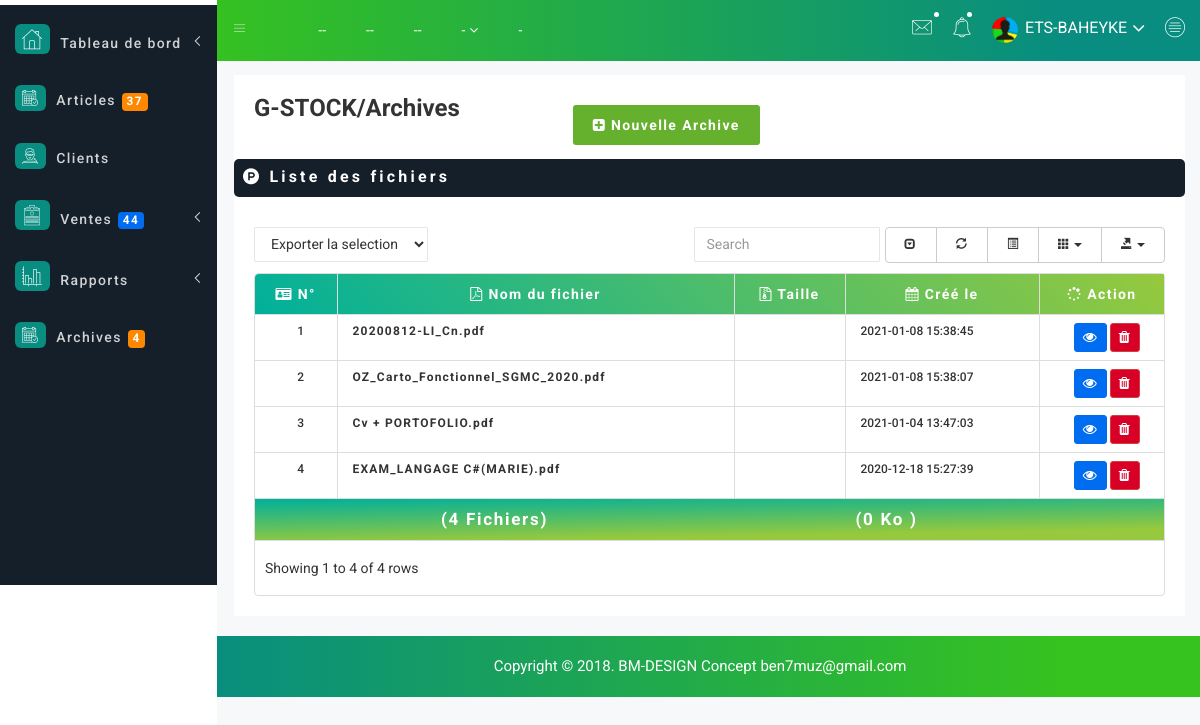
The page /archives.php (signed in) on the database its author committed.
### tables this page shows
CREATE TABLE `archives` (
  `id` int(11) NOT NULL,
  `name` varchar(150) NOT NULL,
  `fichier_url` varchar(255) NOT NULL,
  `Categorie` int(40) NOT NULL,
  `creer_le` datetime NOT NULL
);

### archives.php (the view, shortened to what this page needs)
<?php
require('includes/dbconnect.php');
$req=$bdd->prepare('Select * from archives order by creer_le DESC');
$req->execute(array());
$cpt_tot_stock =0;
?>
<!doctype html>
<html class="no-js" lang="en">
<head>
    <link rel="stylesheet" href="css/bootstrap.min.css">
    <link rel="stylesheet" href="css/font-awesome.min.css">
    <link rel="stylesheet" href="css/owl.carousel.css">
    <link rel="stylesheet" href="css/owl.theme.css">
    <link rel="stylesheet" href="css/owl.transitions.css">
    <link rel="stylesheet" href="css/animate.css">
    <link rel="stylesheet" href="css/normalize.css">
    <link rel="stylesheet" href="css/meanmenu.min.css">
    <link rel="stylesheet" href="css/main.css">
    <link rel="stylesheet" href="css/educate-custon-icon.css">
    <link rel="stylesheet" href="css/morrisjs/morris.css">
    <link rel="stylesheet" href="css/scrollbar/jquery.mCustomScrollbar.min.css">
    <link rel="stylesheet" href="css/metisMenu/metisMenu.min.css">
    <link rel="stylesheet" href="css/metisMenu/metisMenu-vertical.css">
    <link rel="stylesheet" href="css/calendar/fullcalendar.min.css">
    <link rel="stylesheet" href="css/calendar/fullcalendar.print.min.css">
    <link rel="stylesheet" href="css/editor/select2.css">
    <link rel="stylesheet" href="css/editor/datetimepicker.css">
    <link rel="stylesheet" href="css/editor/bootstrap-editable.css">
    <link rel="stylesheet" href="css/editor/x-editor-style.css">
    <link rel="stylesheet" href="css/data-table/bootstrap-table.css">
    <link rel="stylesheet" href="css/data-table/bootstrap-editable.css">
    <link rel="stylesheet" href="style.css">
    <link rel="stylesheet" href="css/custom.css">
    <link rel="stylesheet" href="css/modals.css">
    <link rel="stylesheet" href="css/responsive.css">
    <link rel="stylesheet" href="css/form/all-type-forms.css">
    <link rel="stylesheet" href="css/select2/select2.min.css">
    <link rel="stylesheet" href="css/chosen/bootstrap-chosen.css">
    <link rel="stylesheet" href="css/alerts.css">
</head>
<body>
     <?php require('includes/sidebar.php'); ?>
    <div class="all-content-wrapper">
        <div class="container-fluid">
            <div class="row">
                <div class="col-lg-12 col-md-12 col-sm-12 col-xs-12">
                    <div class="logo-pro">
                        <a href="index.html"><img class="main-logo" src="img/logo/logo.png" alt="" /></a>
                    </div>
                </div>
            </div>
        </div>
        <div class="header-advance-area">
            <?php require('includes/header.php'); ?>
            <div class="breadcome-area" style="margin-left: 19px !important;">
                <div class="container-fluid" id="entete">
                    <div class="row">
                        <div class="col-lg-12 col-md-12 col-sm-12 col-xs-12">
                            <div class="breadcome-list single-page-breadcome" style="margin-bottom: -6px !important;">
                                <div class="row">
                                    <div class="col-lg-4 col-md-4 col-sm-4 col-xs-12">
                                        <div class="breadcome-heading">
                                            <h3>G-STOCK/Archives</h3>
                                        </div>
                                    </div>
                                    <div class="col-lg-8 col-md-8 col-sm-8 col-xs-12">
                                       <div class="modal-area-button">
                               <a class="Warning Warning-color mg-b-10" href="#" data-toggle="modal" data-target="#WarningModalftblack" style="font-weight: bolder; letter-spacing: 0.1em;"><i class="fa fa-plus-square"></i> Nouvelle Archive</a>
                            </div>
                                    </div>
                                </div>
                            </div>
                        </div>
                    </div>
                </div>
            </div>
        </div>
        <div class="data-table-area mg-b-15" style="margin-left: 19px !important;">
            <div class="container-fluid">
                <div class="row">
                    <div class="col-lg-12 col-md-12 col-sm-12 col-xs-12">
                         <div class="main-sparkline13-hd" style="border-radius: 5px; padding: 9px 4px 1px 9px;background-color:#141F29;">
                         <h1 style="color:white;font-size: 16px !important;letter-spacing: 0.2em"><i class="fa fa-product-hunt"></i> Liste <span class="table-project-n">des</span> fichiers</h1>
                                </div>
                        <div class="sparkline13-list">
                            <div class="sparkline13-graph">
                                <div class="datatable-dashv1-list custom-datatable-overright">
                                    <div id="toolbar">
                                        <select class="form-control dt-tb">
											<option value="">Exporter la selection</option>
										</select>
                                    </div>
                                    <table id="table" data-toggle="table" data-pagination="true" data-search="true" data-show-columns="true" data-show-pagination-switch="true" data-show-refresh="true" data-key-events="true" data-show-toggle="true" data-resizable="true" data-cookie="true"
                                        data-cookie-id-table="saveId" data-show-export="true" data-click-to-select="true" data-toolbar="#toolbar">
                                        <thead class="gradient-ohhappiness" style="color:white;">
                                            <tr>
                                                <th><i class="fa fa-id-card"></i> N° </th>
												<th><i class="fa fa-file-pdf-o"></i>  Nom du fichier</th>
												<th><i class="fa fa-file-archive-o"></i>  Taille</th>
												<th><i class="fa fa-calendar"></i> Créé le</th>
												<th><i class="fa fa-spinner"></i>  Action</th>
                                            </tr>
                                        </thead>
                                        <tbody style="font-weight: 500">
                                            <?php
											$cpt_size=0;
                                            $k=0;
											while($lignes=$req->fetch()){
                                                $k++;
											?>
                                           <tr >
                                              <td><center><?=$k;?></center></td>
												<td style="font-weight: bolder; text-align: left !important;" ><span style="font-weight: bolder; letter-spacing: 0.1em;"><?=$lignes['name'];?></td>
												<td>
                                            </td>
                                               <td><?=$lignes['creer_le'];?></td>
												<td>
												<center>
												<a href="display.php?id=<?php echo $lignes['id']; ?>" target="_blank" class="btn btn-danger btn-xs" style="color:white;
												background-color: #006DF0; border-color:#006DF0;padding: 3px 8px !important;" title="Lancer la lecture du fichier."><i class="fa fa-eye"></i></a>
												<a href="archives-del.php?id=<?php echo $lignes['id']; ?>&chemin=<?php echo $lignes['fichier_url']; ?>" class="btn btn-danger btn-xs " onclick="return(confim('Etes-vous sûr de vouloir supprimer le fichier?'))" style="color:white; background-color: #D80027; padding: 3px 8px !important;" title="Supprimer le fichier : <?=$lignes['name']?>"><i class="fa fa-trash"></i></a>
												</td>
											</tr>
                                           <?php
										    $cpt_size=$cpt_size+$size;
											$cpt_tot_stock =$cpt_tot_stock+1;
											} ?>
                                         </tbody>
                                          <tfoot style="background: linear-gradient(179deg,#00b09b ,#96c93d 80%) !important; color:white;font-size: 17px !important;text-align: center !important;">
                                            <tr>
                                                <th colspan="2" style="text-align: center;">(<?php echo $cpt_tot_stock." Fichiers"; ?>)</th>
												<th colspan="2" style="text-align: center;">(<?php echo $cpt_size." Ko "; ?>)</th>
												<th style="text-align: center;"></th>
									                                        </tr>
                                        </tfoot>
                                     </table>
                                </div>
                            </div>
                        </div>
                    </div>
                </div>
            </div>
        </div>
        <div class="footer-copyright-area" style="background: linear-gradient(to left,#36C21F 14%, #088D80) !important;">
            <div class="container-fluid">
                <div class="row">
                    <div class="col-lg-12 col-md-12 col-sm-12 col-xs-12">
                        <div class="footer-copy-right">
                            <p>Copyright © 2018. BM-DESIGN Concept <a href="https://colorlib.com/wp/templates/">ben7muz@gmail.com</a></p>
                        </div>
                    </div>
                </div>
            </div>
        </div>
    </div>
</body>
</html>

### css/main.css (style rules this page uses)
html { color: #222; font-size: 1em; line-height: 1.4; }

### css/custom.css (style rules this page uses)
.custom-datatable-overright table tbody tr td { padding-left: 15px !important; padding-right: 5px !important; font-size: 12px; text-align: left !important; font-weight: 500 !important; }
th { text-align: center; letter-spacing: 0.1em; color: white; }
.gradient-ohhappiness { background: #00b09b; background: -webkit-linear-gradient(445deg,#00b09b,#96c93d) !important; background: linear-gradient(45deg,#00b09b,#96c93d) !important; }
.btn { font-size: .70rem; letter-spacing: 1px; padding: 9px 19px; text-transform: uppercase; }
.btn { display: inline-block; text-align: center; user-select: none; line-height: 1.5; transition: color .15s ease-in-out,background-color .15s ease-in-out,border-color .15s ease-in-out,box-shadow .15s ease-in-out; }

### css/modals.css (style rules this page uses)
.modal-area-button .mg-b-10 { margin-top:10px; }
.modal-area-button a { margin:0px 5px; }
.modal-area-button a, .modal-footer a { padding: 13px 28px; text-decoration: none; color: #fff; position: relative; z-index: 11; font-size: 14px; display:inline-block; }
.modal-area-button .Warning { background: #65b12d; font-size: 14px; padding: 10px 20px; border-radius: 3px; }

### rows shown on the page
archives: name "20200812-LI_Cn.pdf", creer_le "2021-01-08 15:38:45"
archives: name "OZ_Carto_Fonctionnel_SGMC_2020.pdf", creer_le "2021-01-08 15:38:07"
archives: name "Cv + PORTOFOLIO.pdf", creer_le "2021-01-04 13:47:03"
archives: name "EXAM_LANGAGE C#(MARIE).pdf", creer_le "2020-12-18 15:27:39"

### other values the page prints
$nbre_prod "37"
$ventes "44"
$fichier "4"
$_SESSION['user'] "ETS-BAHEYKE"
$cpt_tot_stock "4"
$cpt_size "0"
